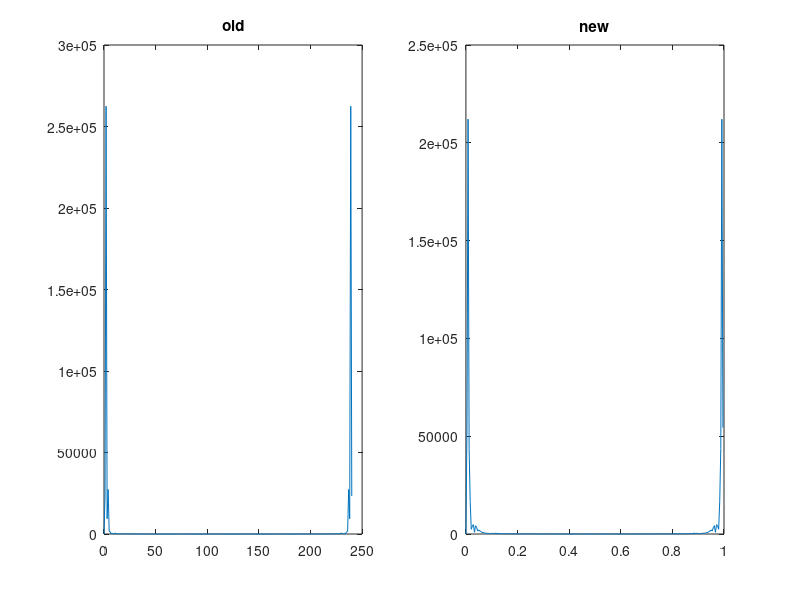

The MATLAB script that drew this image:
clear
close all 

addpath("all_files");
load("sunspotdata")

subplot(121)
data = dataold - mean(dataold);
X=fft(data);
N=length(data);
Rhat=(X.*conj(X))/N;
f=[0:N-1]; %/N;
plot(f,Rhat)
title("old")

subplot(122)
data = datanew - mean(datanew);
X=fft(data);
N=length(data);
Rhat=(X.*conj(X))/N;
f=[0:N-1]/N;
plot(f,Rhat)
title("new")

% Q5: they are the same

% Q7: